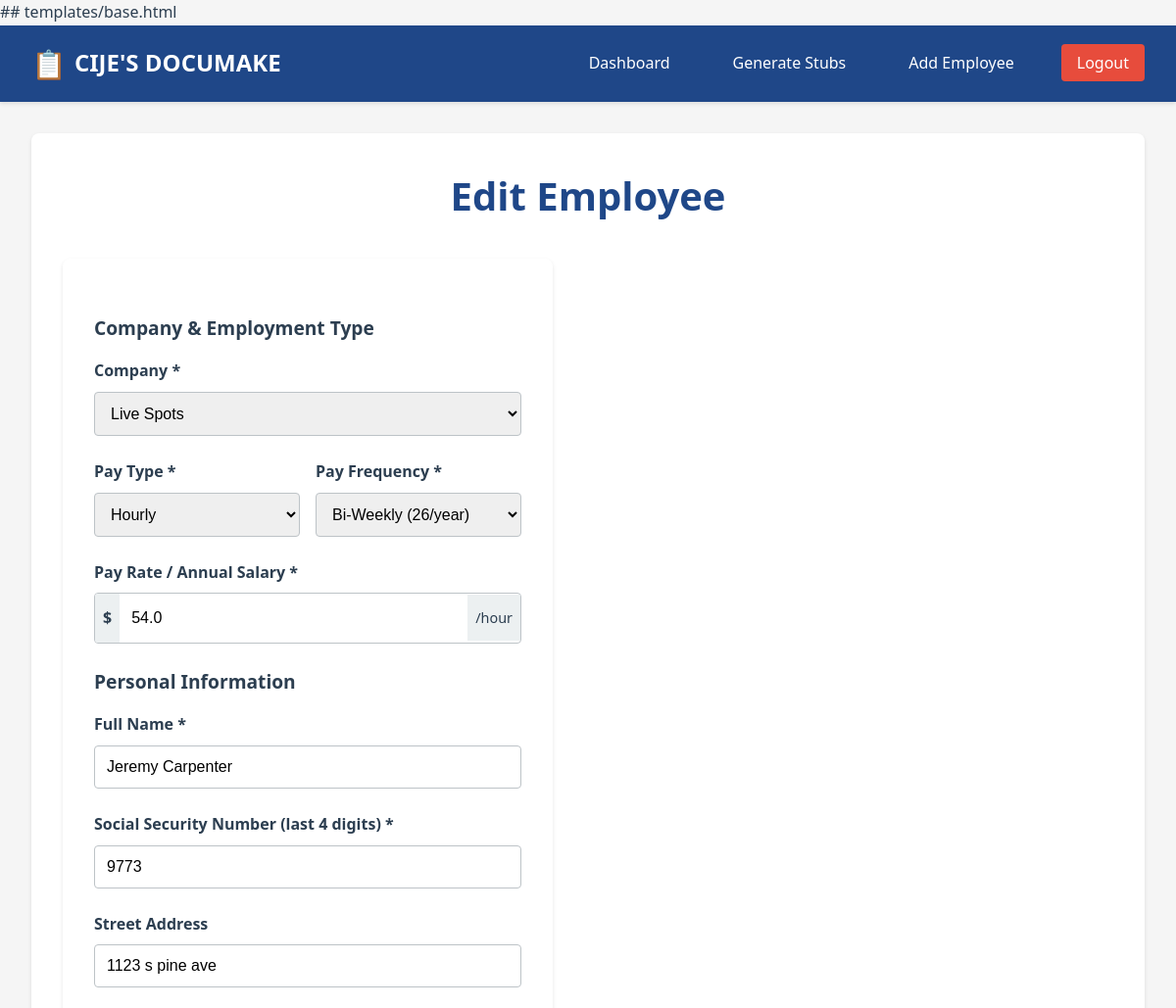
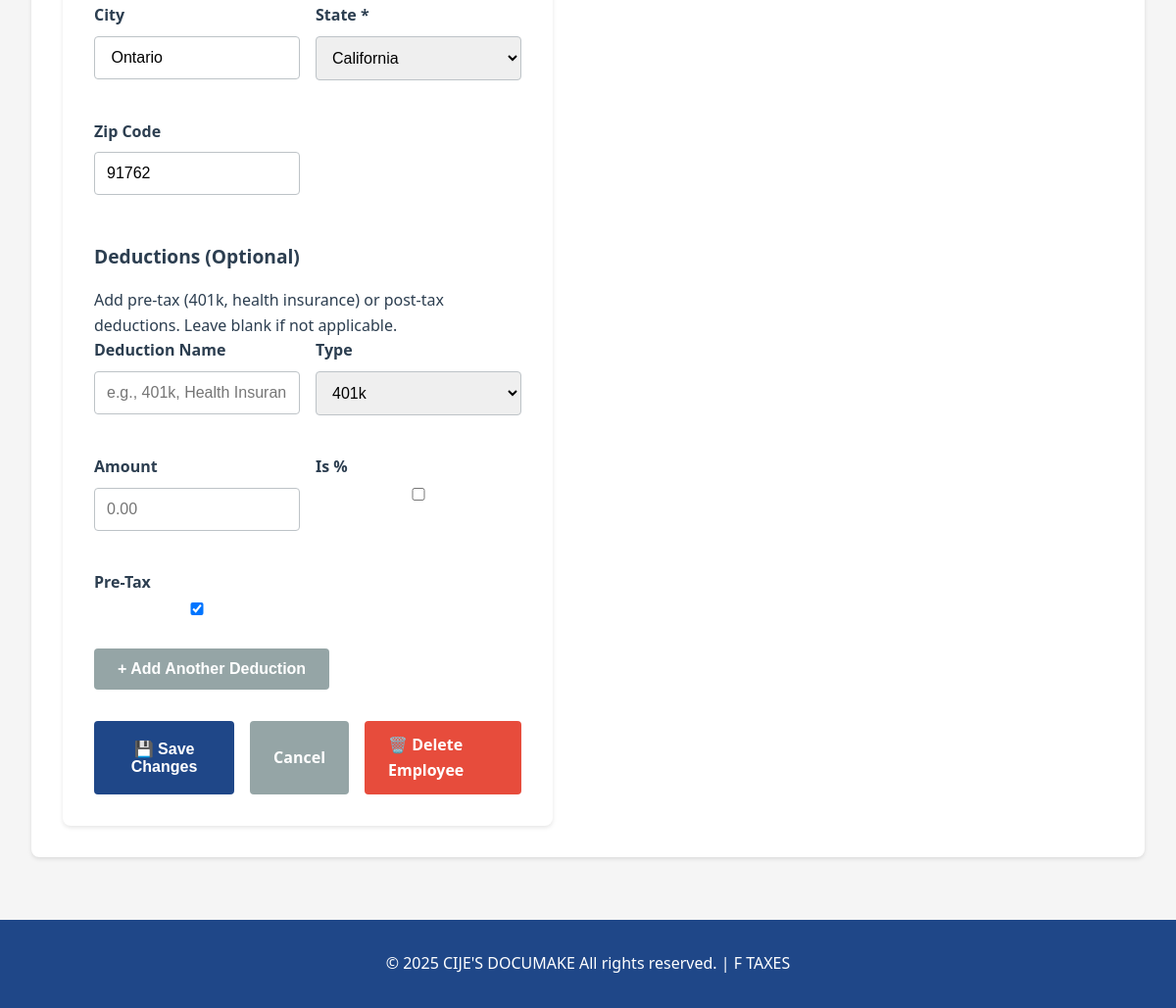
Screenshot of /employee/edit/1 (signed in) with the database file from the repository (2 pictures, top to bottom).
### tables this page shows
CREATE TABLE employees (
        id INTEGER PRIMARY KEY AUTOINCREMENT,
        user_id INTEGER NOT NULL,
        company_id INTEGER NOT NULL,
        name TEXT NOT NULL,
        ssn TEXT,
        street TEXT,
        city TEXT,
        state TEXT,
        zip TEXT,
        pay_rate REAL NOT NULL,
        is_hourly INTEGER DEFAULT 1,
        pay_frequency TEXT DEFAULT 'biweekly',
        created_at TIMESTAMP DEFAULT CURRENT_TIMESTAMP,
        FOREIGN KEY(user_id) REFERENCES users(id) ON DELETE CASCADE,
        FOREIGN KEY(company_id) REFERENCES companies(id) ON DELETE CASCADE
    );

CREATE TABLE companies (
        id INTEGER PRIMARY KEY AUTOINCREMENT,
        user_id INTEGER NOT NULL,
        name TEXT NOT NULL,
        ein TEXT,
        address TEXT,
        phone TEXT,
        created_at TIMESTAMP DEFAULT CURRENT_TIMESTAMP,
        FOREIGN KEY(user_id) REFERENCES users(id) ON DELETE CASCADE
    );

### app.py (the view, shortened to what this page needs)
@app.route('/employee/edit/<int:employee_id>', methods=['GET', 'POST'])
@login_required
def edit_employee(employee_id):
    conn = sqlite3.connect('paystub.db')
    c = conn.cursor()
    c.execute("SELECT * FROM employees WHERE id=? AND user_id=?",
             (employee_id, current_user.id))
    employee = c.fetchone()
    if not employee:
        flash('Employee not found', 'error')
        return redirect(url_for('profile'))
    c.execute("SELECT id, name FROM companies WHERE user_id=?", (current_user.id,))
    companies = c.fetchall()
    c.execute("""
        SELECT id, deduction_name, deduction_type, amount, is_percentage, is_pre_tax
        FROM employee_deductions
        WHERE employee_id=? AND user_id=?
        ORDER BY is_pre_tax DESC, deduction_name
    """, (employee_id, current_user.id))
    deductions = c.fetchall()
    employee_data = {
        'id': employee[0],
        'company_id': employee[2],
        'name': employee[3],
        'ssn': employee[4] or '',
        'street': employee[5] or '',
        'city': employee[6] or '',
        'state': employee[7] or '',
        'zip': employee[8] or '',
        'pay_rate': employee[9],
        'is_hourly': bool(employee[10]),
        'pay_frequency': employee[11] or 'biweekly'
    }
    conn.close()
    return render_template('edit_employee.html', employee=employee_data, companies=companies, deductions=deductions)

### app.py (called while the page is built)
@login_manager.user_loader
def load_user(user_id):
    conn = sqlite3.connect('paystub.db')
    c = conn.cursor()
    c.execute("SELECT id, email FROM users WHERE id=?", (user_id,))
    row = c.fetchone()
    conn.close()
    return User(row[0], row[1]) if row else None

### templates/edit_employee.html (shortened to what this page needs)
{% extends "base.html" %}
{% block content %}
<div class="form-container">
    <h1 class="page-title">Edit Employee</h1>
    <form method="POST" class="form-card">
        <div class="form-section">
            <h2 class="section-subtitle">Company & Employment Type</h2>
            <div class="form-group">
                <label for="company_id">Company *</label>
                <select id="company_id" name="company_id" required class="form-control">
                    {% for company in companies %}
                        <option value="{{ company[0] }}" {% if company[0] == employee.company_id %}selected{% endif %}>
                            {{ company[1] }}
                        </option>
                    {% endfor %}
                </select>
            </div>
            <div class="form-row">
                <div class="form-group">
                    <label for="pay_type">Pay Type *</label>
                    <select id="pay_type" name="pay_type" required class="form-control" onchange="togglePayFields()">
                        <option value="hourly" {% if employee.is_hourly %}selected{% endif %}>Hourly</option>
                    </select>
                </div>
                <div class="form-group">
                    <label for="pay_frequency">Pay Frequency *</label>
                    <select id="pay_frequency" name="pay_frequency" required class="form-control">
                        <option value="biweekly" {% if employee.pay_frequency == 'biweekly' %}selected{% endif %}>Bi-Weekly (26/year)</option>
                    </select>
                </div>
            </div>
            <div class="form-group">
                <label for="pay_rate">Pay Rate / Annual Salary *</label>
                <div class="input-group">
                    <span class="currency-symbol">$</span>
                    <input type="number" id="pay_rate" name="pay_rate" step="0.01" required
                           class="form-control" value="{{ employee.pay_rate }}" placeholder="0.00">
                    <span class="currency-suffix" id="rate_suffix">{% if employee.is_hourly %}/hour{% else %}/year{% endif %}</span>
                </div>
            </div>
        </div>
        <div class="form-section">
            <h2 class="section-subtitle">Personal Information</h2>
            <div class="form-group">
                <label for="name">Full Name *</label>
                <input type="text" id="name" name="name" required class="form-control" value="{{ employee.name }}">
            </div>
            <div class="form-group">
                <label for="ssn">Social Security Number (last 4 digits) *</label>
                <input type="text" id="ssn" name="ssn" required class="form-control"
                       placeholder="XXXX" maxlength="4" value="{{ employee.ssn }}">
            </div>
            <div class="form-group">
                <label for="street">Street Address</label>
                <input type="text" id="street" name="street" class="form-control" value="{{ employee.street or '' }}">
            </div>
            <div class="form-row">
                <div class="form-group">
                    <label for="city">City</label>
                    <input type="text" id="city" name="city" class="form-control" value="{{ employee.city or '' }}">
                </div>
                <div class="form-group">
                    <label for="state">State *</label>
                    <select id="state" name="state" required class="form-control">
                        <option value="CA" {% if employee.state == 'CA' %}selected{% endif %}>California</option>
                    </select>
                </div>
                <div class="form-group">
                    <label for="zip">Zip Code</label>
                    <input type="text" id="zip" name="zip" class="form-control" maxlength="5" value="{{ employee.zip or '' }}">
                </div>
            </div>
        </div>
        <div class="form-section">
            <h2 class="section-subtitle">Deductions (Optional)</h2>
            <p class="form-help-text">Add pre-tax (401k, health insurance) or post-tax deductions. Leave blank if not applicable.</p>
            <div id="deductions-container">
                {% if deductions %}
                    {% for ded in deductions %}
                    <div class="deduction-row">
                        <div class="form-row">
                            <div class="form-group" style="flex: 2;">
                                <label>Deduction Name</label>
                                <input type="text" name="deduction_name[]" class="form-control" value="{{ ded[1] }}" placeholder="e.g., 401k, Health Insurance">
                            </div>
                            <div class="form-group" style="flex: 1;">
                                <label>Type</label>
                                <select name="deduction_type[]" class="form-control">
                                    <option value="401k" {% if ded[2] == '401k' %}selected{% endif %}>401k</option>
                                    <option value="medical" {% if ded[2] == 'medical' %}selected{% endif %}>Medical</option>
                                    <option value="dental" {% if ded[2] == 'dental' %}selected{% endif %}>Dental</option>
                                    <option value="vision" {% if ded[2] == 'vision' %}selected{% endif %}>Vision</option>
                                    <option value="other" {% if ded[2] == 'other' %}selected{% endif %}>Other</option>
                                </select>
                            </div>
                            <div class="form-group" style="flex: 1;">
                                <label>Amount</label>
                                <input type="number" name="deduction_amount[]" step="0.01" class="form-control" value="{{ ded[3] }}" placeholder="0.00">
                            </div>
                            <div class="form-group" style="flex: 0.8;">
                                <label>Is %</label>
                                <input type="checkbox" name="deduction_is_percentage[]" value="1" {% if ded[4] %}checked{% endif %} class="form-control">
                            </div>
                            <div class="form-group" style="flex: 0.8;">
                                <label>Pre-Tax</label>
                                <input type="checkbox" name="deduction_is_pre_tax[]" value="1" {% if ded[5] %}checked{% endif %} class="form-control">
                            </div>
                            <div class="form-group" style="flex: 0.5;">
                                <label>&nbsp;</label>
                                <button type="button" class="btn btn-secondary" onclick="this.closest('.deduction-row').remove()">Remove</button>
                            </div>
                        </div>
                    </div>
                    {% endfor %}
                {% else %}
                <div class="deduction-row">
                    <div class="form-row">
                        <div class="form-group" style="flex: 2;">
                            <label>Deduction Name</label>
                            <input type="text" name="deduction_name[]" class="form-control" placeholder="e.g., 401k, Health Insurance">
                        </div>
                        <div class="form-group" style="flex: 1;">
                            <label>Type</label>
                            <select name="deduction_type[]" class="form-control">
                                <option value="401k">401k</option>
                            </select>
                        </div>
                        <div class="form-group" style="flex: 1;">
                            <label>Amount</label>
                            <input type="number" name="deduction_amount[]" step="0.01" class="form-control" placeholder="0.00">
                        </div>
                        <div class="form-group" style="flex: 0.8;">
                            <label>Is %</label>
                            <input type="checkbox" name="deduction_is_percentage[]" value="1" class="form-control">
                        </div>
                        <div class="form-group" style="flex: 0.8;">
                            <label>Pre-Tax</label>
                            <input type="checkbox" name="deduction_is_pre_tax[]" value="1" checked class="form-control">
                        </div>
                    </div>
                </div>
                {% endif %}
            </div>
            <button type="button" class="btn btn-secondary" onclick="addDeductionRow()" style="margin-top: 10px;">+ Add Another Deduction</button>
        </div>
        <div class="form-actions">
            <button type="submit" class="btn btn-primary">💾 Save Changes</button>
            <a href="{{ url_for('profile') }}" class="btn btn-secondary">Cancel</a>
            <a href="{{ url_for('delete_employee', employee_id=employee.id) }}"
               class="btn btn-danger"
               onclick="return confirm('Are you sure you want to delete this employee? This will also delete all associated paystubs and transactions!')">
                🗑️ Delete Employee
            </a>
        </div>
    </form>
</div>
{% endblock %}

### static/style.css (style rules this page uses)
* { margin: 0; padding: 0; box-sizing: border-box; }
:root { --primary-color: #1f4788; --secondary-color: #2980b9; --success-color: #27ae60; --danger-color: #e74c3c; --warning-color: #f39c12; --light-bg: #ecf0f1; --dark-text: #2c3e50; --border-color: #bdc3c7; --shadow: 0 2px 4px rgba(0,0,0,0.1); --transition: all 0.3s ease; }
body { font-family: 'Segoe UI', Tahoma, Geneva, Verdana, sans-serif; background-color: #f5f5f5; color: var(--dark-text); line-height: 1.6; }
.page-title { font-size: 2.5rem; margin-bottom: 2rem; color: var(--primary-color); text-align: center; }
.section-subtitle { font-size: 1.2rem; margin-bottom: 1rem; color: var(--dark-text); margin-top: 1.5rem; }
.auth-card, .form-card { background: white; padding: 2rem; border-radius: 8px; box-shadow: var(--shadow); max-width: 500px; width: 100%; }
.form-container { background: white; padding: 2rem; border-radius: 8px; box-shadow: var(--shadow); margin-bottom: 2rem; }
.form-group { margin-bottom: 1.5rem; }
.form-row { display: grid; grid-template-columns: 1fr 1fr; gap: 1rem; }
.form-group label { display: block; margin-bottom: 0.5rem; font-weight: 600; color: var(--dark-text); }
.form-control { width: 100%; padding: 0.75rem; border: 1px solid var(--border-color); border-radius: 4px; font-size: 1rem; transition: var(--transition); }
.input-group { display: flex; align-items: center; border: 1px solid var(--border-color); border-radius: 4px; overflow: hidden; }
.currency-symbol { padding: 0.75rem 0.5rem; background-color: var(--light-bg); font-weight: 600; }
.input-group .form-control { border: none; flex: 1; }
.currency-suffix { padding: 0.75rem 0.5rem; background-color: var(--light-bg); font-size: 0.9rem; }
.btn { display: inline-flex; align-items: center; gap: 0.5rem; padding: 0.75rem 1.5rem; border: none; border-radius: 4px; font-size: 1rem; cursor: pointer; transition: var(--transition); text-decoration: none; font-weight: 600; }
.btn-primary { background-color: var(--primary-color); color: white; }
.btn-secondary { background-color: #95a5a6; color: white; }
.btn-danger { background-color: var(--danger-color); color: white; }
.form-actions { display: flex; gap: 1rem; margin-top: 2rem; justify-content: center; }

### rows the page displays
employees: company_id "Live Spots", pay_type "Hourly", pay_frequency "Bi-Weekly (26/year)", pay_rate "54.0", name "Jeremy Carpenter", ssn "9773", street "1123 s pine ave", city "Ontario", state "California", zip "91762"
